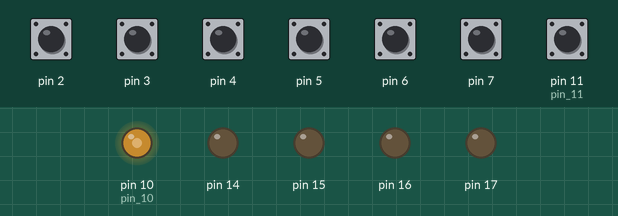
This sketch was run on a simulated Arduino Uno, built with avr-gcc and run on an emulated ATmega328P. Shown: output pins drawn as LEDs (lit = HIGH). The test bench sets the inputs (shaded band); at power-on: pin 2–7, pin 11 (pin_11) HIGH.

Above: at 0.8 s.
0.9 s: pin 11 (pin_11) pulled LOW for 0.15 s
At 1.0 s:
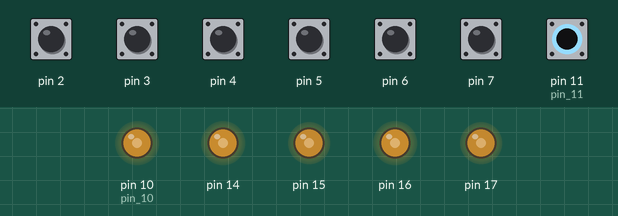
At 1.9 s:
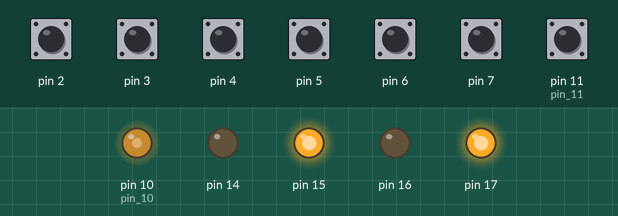
Timing chart, 0 to 3.9 s (numbered marks = the images above; inputs shaded):
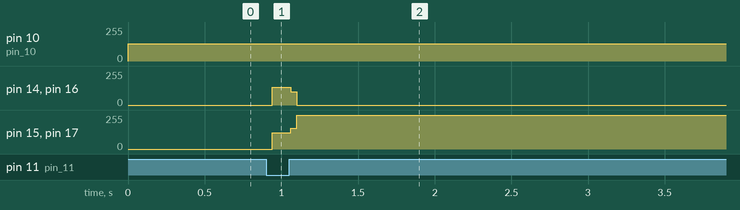

Measured:
- after the input at 0.9 s, pin 14, pin 16: 0/255 → 132/255 at once, → 0/255 0.12 s later; pin 15, pin 17: 0/255 → 123/255 at once, → 255/255 0.12 s later

The sketch:

Prueba_40muestras.ino
```cpp
#include <avr/sleep.h>
#include <avr/power.h>

#define N_PORTS 1 // Numero de puertos con los que se trabajara en la función macro
#define N_DIVS 40 // Numero de filas dentro de la matriz de animación
#define N_BUTTONS 6 // Numero de botones que pueden usarsen
#define STEP_SIZE 1 // Tamaño de cada paso
#define BUTTON_SENS 4000 // Sensibilidad del boton
#define N_FRAMES 40 // Numero de columnas de la matriz animación

#define WAIT_LOT(a) __asm__ __volatile__ ("nop"); __asm__ __volatile__ ("nop");  __asm__ __volatile__ ("nop");  __asm__ __volatile__ ("nop");  __asm__ __volatile__ ("nop");__asm__ __volatile__ ("nop");__asm__ __volatile__ ("nop")
#define WAIT_MID(a) __asm__ __volatile__ ("nop"); __asm__ __volatile__ ("nop");  __asm__ __volatile__ ("nop"); __asm__ __volatile__ ("nop"); __asm__ __volatile__ ("nop");__asm__ __volatile__ ("nop")
#define WAIT_LIT(a) __asm__ __volatile__ ("nop");  __asm__ __volatile__ ("nop");  __asm__ __volatile__ ("nop"); __asm__ __volatile__ ("nop")


#define OUTPUT_WAVE(pointer, d)  PORTC = pointer[d*N_PORTS + 0]


static byte frame = 0;
static byte animation[N_FRAMES][N_DIVS] =
{{0x5,0x5,0x5,0x5,0x5,0x5,0x5,0x5,0x5,0x5,0x5,0x5,0x5,0x5,0x5,0x5,0x5,0x5,0x5,0x5,0xa,0xa,0xa,0xa,0xa,0xa,0xa,0xa,0xa,0xa,0xa,0xa,0xa,0xa,0xa,0xa,0xa,0xa,0xa,0xa},
{0x9,0x5,0x5,0x5,0x5,0x5,0x5,0x5,0x5,0x5,0x5,0x5,0x5,0x5,0x5,0x5,0x5,0x5,0x5,0x5,0x6,0xa,0xa,0xa,0xa,0xa,0xa,0xa,0xa,0xa,0xa,0xa,0xa,0xa,0xa,0xa,0xa,0xa,0xa,0xa},
{0x9,0x9,0x5,0x5,0x5,0x5,0x5,0x5,0x5,0x5,0x5,0x5,0x5,0x5,0x5,0x5,0x5,0x5,0x5,0x5,0x6,0x6,0xa,0xa,0xa,0xa,0xa,0xa,0xa,0xa,0xa,0xa,0xa,0xa,0xa,0xa,0xa,0xa,0xa,0xa},
{0x9,0x9,0x9,0x5,0x5,0x5,0x5,0x5,0x5,0x5,0x5,0x5,0x5,0x5,0x5,0x5,0x5,0x5,0x5,0x5,0x6,0x6,0x6,0xa,0xa,0xa,0xa,0xa,0xa,0xa,0xa,0xa,0xa,0xa,0xa,0xa,0xa,0xa,0xa,0xa},
{0x9,0x9,0x9,0x9,0x5,0x5,0x5,0x5,0x5,0x5,0x5,0x5,0x5,0x5,0x5,0x5,0x5,0x5,0x5,0x5,0x6,0x6,0x6,0x6,0xa,0xa,0xa,0xa,0xa,0xa,0xa,0xa,0xa,0xa,0xa,0xa,0xa,0xa,0xa,0xa},
{0x9,0x9,0x9,0x9,0x9,0x5,0x5,0x5,0x5,0x5,0x5,0x5,0x5,0x5,0x5,0x5,0x5,0x5,0x5,0x5,0x6,0x6,0x6,0x6,0x6,0xa,0xa,0xa,0xa,0xa,0xa,0xa,0xa,0xa,0xa,0xa,0xa,0xa,0xa,0xa},
{0x9,0x9,0x9,0x9,0x9,0x9,0x5,0x5,0x5,0x5,0x5,0x5,0x5,0x5,0x5,0x5,0x5,0x5,0x5,0x5,0x6,0x6,0x6,0x6,0x6,0x6,0xa,0xa,0xa,0xa,0xa,0xa,0xa,0xa,0xa,0xa,0xa,0xa,0xa,0xa},
{0x9,0x9,0x9,0x9,0x9,0x9,0x9,0x5,0x5,0x5,0x5,0x5,0x5,0x5,0x5,0x5,0x5,0x5,0x5,0x5,0x6,0x6,0x6,0x6,0x6,0x6,0x6,0xa,0xa,0xa,0xa,0xa,0xa,0xa,0xa,0xa,0xa,0xa,0xa,0xa},
{0x9,0x9,0x9,0x9,0x9,0x9,0x9,0x9,0x5,0x5,0x5,0x5,0x5,0x5,0x5,0x5,0x5,0x5,0x5,0x5,0x6,0x6,0x6,0x6,0x6,0x6,0x6,0x6,0xa,0xa,0xa,0xa,0xa,0xa,0xa,0xa,0xa,0xa,0xa,0xa},
{0x9,0x9,0x9,0x9,0x9,0x9,0x9,0x9,0x9,0x5,0x5,0x5,0x5,0x5,0x5,0x5,0x5,0x5,0x5,0x5,0x6,0x6,0x6,0x6,0x6,0x6,0x6,0x6,0x6,0xa,0xa,0xa,0xa,0xa,0xa,0xa,0xa,0xa,0xa,0xa},
{0x9,0x9,0x9,0x9,0x9,0x9,0x9,0x9,0x9,0x9,0x5,0x5,0x5,0x5,0x5,0x5,0x5,0x5,0x5,0x5,0x6,0x6,0x6,0x6,0x6,0x6,0x6,0x6,0x6,0x6,0xa,0xa,0xa,0xa,0xa,0xa,0xa,0xa,0xa,0xa},
{0x9,0x9,0x9,0x9,0x9,0x9,0x9,0x9,0x9,0x9,0x9,0x5,0x5,0x5,0x5,0x5,0x5,0x5,0x5,0x5,0x6,0x6,0x6,0x6,0x6,0x6,0x6,0x6,0x6,0x6,0x6,0xa,0xa,0xa,0xa,0xa,0xa,0xa,0xa,0xa},
{0x9,0x9,0x9,0x9,0x9,0x9,0x9,0x9,0x9,0x9,0x9,0x9,0x5,0x5,0x5,0x5,0x5,0x5,0x5,0x5,0x6,0x6,0x6,0x6,0x6,0x6,0x6,0x6,0x6,0x6,0x6,0x6,0xa,0xa,0xa,0xa,0xa,0xa,0xa,0xa},
{0x9,0x9,0x9,0x9,0x9,0x9,0x9,0x9,0x9,0x9,0x9,0x9,0x9,0x5,0x5,0x5,0x5,0x5,0x5,0x5,0x6,0x6,0x6,0x6,0x6,0x6,0x6,0x6,0x6,0x6,0x6,0x6,0x6,0xa,0xa,0xa,0xa,0xa,0xa,0xa},
{0x9,0x9,0x9,0x9,0x9,0x9,0x9,0x9,0x9,0x9,0x9,0x9,0x9,0x9,0x5,0x5,0x5,0x5,0x5,0x5,0x6,0x6,0x6,0x6,0x6,0x6,0x6,0x6,0x6,0x6,0x6,0x6,0x6,0x6,0xa,0xa,0xa,0xa,0xa,0xa},
{0x9,0x9,0x9,0x9,0x9,0x9,0x9,0x9,0x9,0x9,0x9,0x9,0x9,0x9,0x9,0x5,0x5,0x5,0x5,0x5,0x6,0x6,0x6,0x6,0x6,0x6,0x6,0x6,0x6,0x6,0x6,0x6,0x6,0x6,0x6,0xa,0xa,0xa,0xa,0xa},
{0x9,0x9,0x9,0x9,0x9,0x9,0x9,0x9,0x9,0x9,0x9,0x9,0x9,0x9,0x9,0x9,0x5,0x5,0x5,0x5,0x6,0x6,0x6,0x6,0x6,0x6,0x6,0x6,0x6,0x6,0x6,0x6,0x6,0x6,0x6,0x6,0xa,0xa,0xa,0xa},
{0x9,0x9,0x9,0x9,0x9,0x9,0x9,0x9,0x9,0x9,0x9,0x9,0x9,0x9,0x9,0x9,0x9,0x5,0x5,0x5,0x6,0x6,0x6,0x6,0x6,0x6,0x6,0x6,0x6,0x6,0x6,0x6,0x6,0x6,0x6,0x6,0x6,0xa,0xa,0xa},
{0x9,0x9,0x9,0x9,0x9,0x9,0x9,0x9,0x9,0x9,0x9,0x9,0x9,0x9,0x9,0x9,0x9,0x9,0x5,0x5,0x6,0x6,0x6,0x6,0x6,0x6,0x6,0x6,0x6,0x6,0x6,0x6,0x6,0x6,0x6,0x6,0x6,0x6,0xa,0xa},
{0x9,0x9,0x9,0x9,0x9,0x9,0x9,0x9,0x9,0x9,0x9,0x9,0x9,0x9,0x9,0x9,0x9,0x9,0x9,0x5,0x6,0x6,0x6,0x6,0x6,0x6,0x6,0x6,0x6,0x6,0x6,0x6,0x6,0x6,0x6,0x6,0x6,0x6,0x6,0xa},
{0x9,0x9,0x9,0x9,0x9,0x9,0x9,0x9,0x9,0x9,0x9,0x9,0x9,0x9,0x9,0x9,0x9,0x9,0x9,0x9,0x6,0x6,0x6,0x6,0x6,0x6,0x6,0x6,0x6,0x6,0x6,0x6,0x6,0x6,0x6,0x6,0x6,0x6,0x6,0x6},
{0x5,0x9,0x9,0x9,0x9,0x9,0x9,0x9,0x9,0x9,0x9,0x9,0x9,0x9,0x9,0x9,0x9,0x9,0x9,0x9,0xa,0x6,0x6,0x6,0x6,0x6,0x6,0x6,0x6,0x6,0x6,0x6,0x6,0x6,0x6,0x6,0x6,0x6,0x6,0x6},
{0x5,0x5,0x9,0x9,0x9,0x9,0x9,0x9,0x9,0x9,0x9,0x9,0x9,0x9,0x9,0x9,0x9,0x9,0x9,0x9,0xa,0xa,0x6,0x6,0x6,0x6,0x6,0x6,0x6,0x6,0x6,0x6,0x6,0x6,0x6,0x6,0x6,0x6,0x6,0x6},
{0x5,0x5,0x5,0x9,0x9,0x9,0x9,0x9,0x9,0x9,0x9,0x9,0x9,0x9,0x9,0x9,0x9,0x9,0x9,0x9,0xa,0xa,0xa,0x6,0x6,0x6,0x6,0x6,0x6,0x6,0x6,0x6,0x6,0x6,0x6,0x6,0x6,0x6,0x6,0x6},
{0x5,0x5,0x5,0x5,0x9,0x9,0x9,0x9,0x9,0x9,0x9,0x9,0x9,0x9,0x9,0x9,0x9,0x9,0x9,0x9,0xa,0xa,0xa,0xa,0x6,0x6,0x6,0x6,0x6,0x6,0x6,0x6,0x6,0x6,0x6,0x6,0x6,0x6,0x6,0x6},
{0x5,0x5,0x5,0x5,0x5,0x9,0x9,0x9,0x9,0x9,0x9,0x9,0x9,0x9,0x9,0x9,0x9,0x9,0x9,0x9,0xa,0xa,0xa,0xa,0xa,0x6,0x6,0x6,0x6,0x6,0x6,0x6,0x6,0x6,0x6,0x6,0x6,0x6,0x6,0x6},
{0x5,0x5,0x5,0x5,0x5,0x5,0x9,0x9,0x9,0x9,0x9,0x9,0x9,0x9,0x9,0x9,0x9,0x9,0x9,0x9,0xa,0xa,0xa,0xa,0xa,0xa,0x6,0x6,0x6,0x6,0x6,0x6,0x6,0x6,0x6,0x6,0x6,0x6,0x6,0x6},
{0x5,0x5,0x5,0x5,0x5,0x5,0x5,0x9,0x9,0x9,0x9,0x9,0x9,0x9,0x9,0x9,0x9,0x9,0x9,0x9,0xa,0xa,0xa,0xa,0xa,0xa,0xa,0x6,0x6,0x6,0x6,0x6,0x6,0x6,0x6,0x6,0x6,0x6,0x6,0x6},
{0x5,0x5,0x5,0x5,0x5,0x5,0x5,0x5,0x9,0x9,0x9,0x9,0x9,0x9,0x9,0x9,0x9,0x9,0x9,0x9,0xa,0xa,0xa,0xa,0xa,0xa,0xa,0xa,0x6,0x6,0x6,0x6,0x6,0x6,0x6,0x6,0x6,0x6,0x6,0x6},
{0x5,0x5,0x5,0x5,0x5,0x5,0x5,0x5,0x5,0x9,0x9,0x9,0x9,0x9,0x9,0x9,0x9,0x9,0x9,0x9,0xa,0xa,0xa,0xa,0xa,0xa,0xa,0xa,0xa,0x6,0x6,0x6,0x6,0x6,0x6,0x6,0x6,0x6,0x6,0x6},
{0x5,0x5,0x5,0x5,0x5,0x5,0x5,0x5,0x5,0x5,0x9,0x9,0x9,0x9,0x9,0x9,0x9,0x9,0x9,0x9,0xa,0xa,0xa,0xa,0xa,0xa,0xa,0xa,0xa,0xa,0x6,0x6,0x6,0x6,0x6,0x6,0x6,0x6,0x6,0x6},
{0x5,0x5,0x5,0x5,0x5,0x5,0x5,0x5,0x5,0x5,0x5,0x9,0x9,0x9,0x9,0x9,0x9,0x9,0x9,0x9,0xa,0xa,0xa,0xa,0xa,0xa,0xa,0xa,0xa,0xa,0xa,0x6,0x6,0x6,0x6,0x6,0x6,0x6,0x6,0x6},
{0x5,0x5,0x5,0x5,0x5,0x5,0x5,0x5,0x5,0x5,0x5,0x5,0x9,0x9,0x9,0x9,0x9,0x9,0x9,0x9,0xa,0xa,0xa,0xa,0xa,0xa,0xa,0xa,0xa,0xa,0xa,0xa,0x6,0x6,0x6,0x6,0x6,0x6,0x6,0x6},
{0x5,0x5,0x5,0x5,0x5,0x5,0x5,0x5,0x5,0x5,0x5,0x5,0x5,0x9,0x9,0x9,0x9,0x9,0x9,0x9,0xa,0xa,0xa,0xa,0xa,0xa,0xa,0xa,0xa,0xa,0xa,0xa,0xa,0x6,0x6,0x6,0x6,0x6,0x6,0x6},
{0x5,0x5,0x5,0x5,0x5,0x5,0x5,0x5,0x5,0x5,0x5,0x5,0x5,0x5,0x9,0x9,0x9,0x9,0x9,0x9,0xa,0xa,0xa,0xa,0xa,0xa,0xa,0xa,0xa,0xa,0xa,0xa,0xa,0xa,0x6,0x6,0x6,0x6,0x6,0x6},
{0x5,0x5,0x5,0x5,0x5,0x5,0x5,0x5,0x5,0x5,0x5,0x5,0x5,0x5,0x5,0x9,0x9,0x9,0x9,0x9,0xa,0xa,0xa,0xa,0xa,0xa,0xa,0xa,0xa,0xa,0xa,0xa,0xa,0xa,0xa,0x6,0x6,0x6,0x6,0x6},
{0x5,0x5,0x5,0x5,0x5,0x5,0x5,0x5,0x5,0x5,0x5,0x5,0x5,0x5,0x5,0x5,0x9,0x9,0x9,0x9,0xa,0xa,0xa,0xa,0xa,0xa,0xa,0xa,0xa,0xa,0xa,0xa,0xa,0xa,0xa,0xa,0x6,0x6,0x6,0x6},
{0x5,0x5,0x5,0x5,0x5,0x5,0x5,0x5,0x5,0x5,0x5,0x5,0x5,0x5,0x5,0x5,0x5,0x9,0x9,0x9,0xa,0xa,0xa,0xa,0xa,0xa,0xa,0xa,0xa,0xa,0xa,0xa,0xa,0xa,0xa,0xa,0xa,0x6,0x6,0x6},
{0x5,0x5,0x5,0x5,0x5,0x5,0x5,0x5,0x5,0x5,0x5,0x5,0x5,0x5,0x5,0x5,0x5,0x5,0x9,0x9,0xa,0xa,0xa,0xa,0xa,0xa,0xa,0xa,0xa,0xa,0xa,0xa,0xa,0xa,0xa,0xa,0xa,0xa,0x6,0x6},
{0x5,0x5,0x5,0x5,0x5,0x5,0x5,0x5,0x5,0x5,0x5,0x5,0x5,0x5,0x5,0x5,0x5,0x5,0x5,0x9,0xa,0xa,0xa,0xa,0xa,0xa,0xa,0xa,0xa,0xa,0xa,0xa,0xa,0xa,0xa,0xa,0xa,0xa,0xa,0x6}};

void setup()
{
   DDRC = 0b00001111;     //A0 a A3 son señales de salida
   PORTC = 0b00000000;    //Pines a nivel bajo

   pinMode(10, OUTPUT);       //pin 10 (B2) generará una señal 40KHz a sincronismo
   pinMode(11, INPUT_PULLUP); //pin 11 (B3) es el sincronismo de entrada
   //IMPORTANTE tener conectado el pin 10 con el 11

   for (int i = 2; i < 8; ++i){   //pin 2 a 7 (D2 a D7) son entradas para los botones
    pinMode(i, INPUT_PULLUP);
   }

  // Genera una señal de sincronismo de 40 KHz en el pin 10
  noInterrupts();           // dehabilita todas las interrupciones
  TCCR1A = bit (WGM10) | bit (WGM11) | bit (COM1B1); // fast PWM, reinicia OC1B comparación
  TCCR1B = bit (WGM12) | bit (WGM13) | bit (CS10);   // fast PWM, no prescaler
  OCR1A =  (F_CPU / 40000L) - 1;
  OCR1B = (F_CPU / 40000L) / 2;
  interrupts();             // habilita todas las interrupciones

  // deshabilitamos todo lo que no necesitamos
  ADCSRA = 0;  // ADC
  power_adc_disable ();
  power_spi_disable();
  power_twi_disable();
  power_timer0_disable();
  //power_usart0_disable();
  Serial.begin(115200);

 byte* emittingPointer = &animation[frame][0];
 byte buttonsPort = 0;

 bool anyButtonPressed;
 bool buttonPressed[N_BUTTONS];
 short buttonCounter = 0;

  LOOP:
    while(PINB & 0b00001000); //esperamos a que el pin 11 (B3) se encuentre en nivel bajo

    OUTPUT_WAVE(emittingPointer, 0); buttonsPort = PIND; WAIT_LIT();
    OUTPUT_WAVE(emittingPointer, 1); anyButtonPressed = (buttonsPort & 0b11111100) != 0b11111100; WAIT_LOT();
    OUTPUT_WAVE(emittingPointer, 2); buttonPressed[0] = buttonsPort & 0b00000100; WAIT_LOT();
    OUTPUT_WAVE(emittingPointer, 3); buttonPressed[1] = buttonsPort & 0b00001000; WAIT_LOT();
    OUTPUT_WAVE(emittingPointer, 4); buttonPressed[2] = buttonsPort & 0b00010000; WAIT_LOT();
    OUTPUT_WAVE(emittingPointer, 5); buttonPressed[3] = buttonsPort & 0b00100000; WAIT_LOT();
    OUTPUT_WAVE(emittingPointer, 6); buttonPressed[4] = buttonsPort & 0b01000000; WAIT_LOT();
    OUTPUT_WAVE(emittingPointer, 7); buttonPressed[5] = buttonsPort & 0b10000000; WAIT_LOT();
    OUTPUT_WAVE(emittingPointer, 8); WAIT_LOT();
    OUTPUT_WAVE(emittingPointer, 9); WAIT_LOT();
    OUTPUT_WAVE(emittingPointer, 10); WAIT_LOT();
    OUTPUT_WAVE(emittingPointer, 11); WAIT_LOT();
    OUTPUT_WAVE(emittingPointer, 12); WAIT_LOT();
    OUTPUT_WAVE(emittingPointer, 13); WAIT_LOT();
    OUTPUT_WAVE(emittingPointer, 14); WAIT_LOT();
    OUTPUT_WAVE(emittingPointer, 15); WAIT_LOT();
    OUTPUT_WAVE(emittingPointer, 16); WAIT_LOT();
    OUTPUT_WAVE(emittingPointer, 17); WAIT_LOT();
    OUTPUT_WAVE(emittingPointer, 18); WAIT_LOT();
    OUTPUT_WAVE(emittingPointer, 19); WAIT_LOT();
    OUTPUT_WAVE(emittingPointer, 20); WAIT_MID();
    OUTPUT_WAVE(emittingPointer, 21); WAIT_MID();
    OUTPUT_WAVE(emittingPointer, 22); WAIT_MID();
    OUTPUT_WAVE(emittingPointer, 23); WAIT_MID();
    OUTPUT_WAVE(emittingPointer, 24); WAIT_MID();
    OUTPUT_WAVE(emittingPointer, 25); WAIT_MID();
    OUTPUT_WAVE(emittingPointer, 26); WAIT_MID();
    OUTPUT_WAVE(emittingPointer, 27); WAIT_MID();
    OUTPUT_WAVE(emittingPointer, 28); WAIT_MID();
    OUTPUT_WAVE(emittingPointer, 29); WAIT_MID();
    OUTPUT_WAVE(emittingPointer, 30); WAIT_MID();
    OUTPUT_WAVE(emittingPointer, 31); WAIT_MID();
    OUTPUT_WAVE(emittingPointer, 32); WAIT_MID();
    OUTPUT_WAVE(emittingPointer, 33); WAIT_MID();
    OUTPUT_WAVE(emittingPointer, 34); WAIT_MID();
    OUTPUT_WAVE(emittingPointer, 35); WAIT_MID();
    OUTPUT_WAVE(emittingPointer, 36); WAIT_MID();
    OUTPUT_WAVE(emittingPointer, 37); WAIT_MID();
    OUTPUT_WAVE(emittingPointer, 38); WAIT_MID();
    OUTPUT_WAVE(emittingPointer, 39);

    if( anyButtonPressed )  //Si algún botón pulsado
    {
       ++buttonCounter;         //Contador ++

       if (buttonCounter > BUTTON_SENS)   //Si contador es mayor a BUTTON_SENS (2500)
       {
          buttonCounter = 0;                  //Contador a 0

          if (! buttonPressed[0] )   //Si buttonPressed[0] no es True
          {
            if( frame < STEP_SIZE )   //Si frame es menor a STEP_SIZE (1)
            {
              frame = N_FRAMES-1;       //frame será igual a N_FRAMES (24) - 1
            }
            else
            {
              frame-=STEP_SIZE;
            }
          }
          else if (! buttonPressed[1] )   //Si buttonPressed[1] no es True
          {
            if ( frame >= N_FRAMES-STEP_SIZE )   //Si frame es mayor o igual que N_FRAMES-STEP_SIZE (24 - 1)
            {
              frame = 0;                           //Ponemos frame a 0
            }
            else   //Si no
            {
              frame+=STEP_SIZE;                    //frame será frame + STEP_SIZE (1)
            }
          }
          else if (! buttonPressed[2] )     //Si buttonPressed[2] no es True
          {
            frame = 0;                              //Ponemos frame a 0
          }

         emittingPointer = & animation[frame][0];  //Selecciona la posición de la matriz porque hemos dicho el valor de frame
       }
    }

    else     //Si no
    {
      buttonCounter = 0;    //Contador a 0
    }

    //Serial.println(animation[frame][0]);

  goto LOOP;

}

void loop(){}
```
